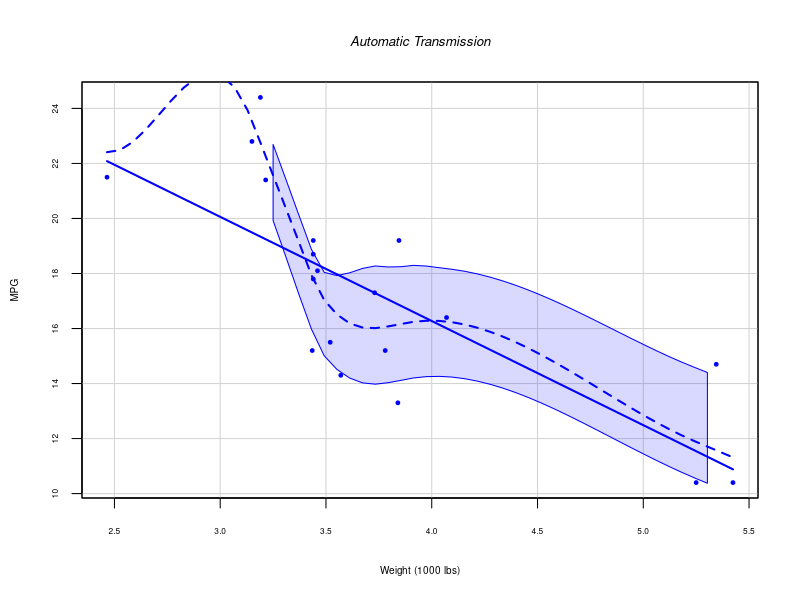
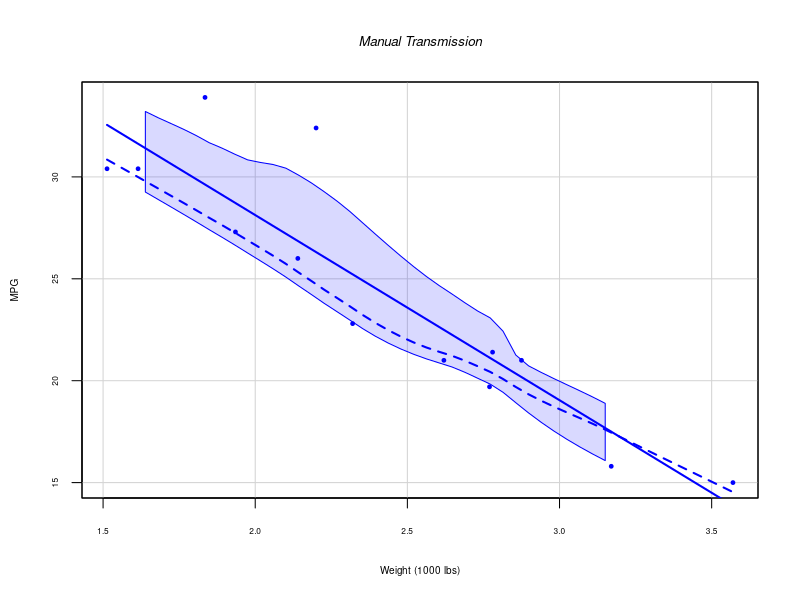
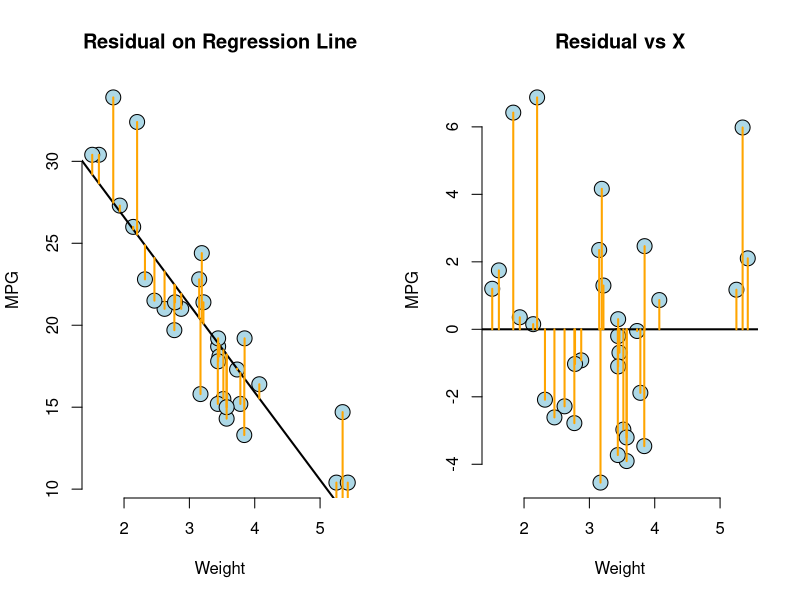

Here is the R script that generated these plots, in order:
## ---- chunk 1
knitr::opts_chunk$set(echo = TRUE)
## ---- chunk 2
split.data <- split(mtcars, as.factor(mtcars$am))
auto.trans <- split.data$`0`
manual.trans <- split.data$`1`
## ---- chunk 3
auto.fit.wt <- lm(formula = mpg ~ wt, data = auto.trans)
manual.fit.wt <- lm(formula = mpg ~ wt, data = manual.trans)
## ---- chunk 4
auto.fit.wt.hp <- lm(formula = mpg ~ wt + hp, data = auto.trans)
manual.fit.wt.hp <- lm(formula = mpg ~ wt + hp, data = manual.trans)
auto.fit.wt_hp <- lm(formula = mpg ~ wt + hp + wt:hp, data = auto.trans)
manual.fit.wt_hp <- lm(formula = mpg ~ wt + hp + wt:hp, data = manual.trans)
## ---- chunk 5
library(car)
scatterplot(mpg ~ wt, data = auto.trans, boxplots = FALSE, spread = FALSE, smoother.args=list(lty=2), pch=19, main="Automatic Transmission", xlab="Weight (1000 lbs)", ylab = "MPG", cex = .5, cex.main = .8, font.main = 3, cex.axis = .5, cex.lab = .6)
## ---- chunk 6
library(car)
scatterplot(mpg ~ wt, data = manual.trans, boxplots = FALSE, spread = FALSE, smoother.args=list(lty=2), pch=19, main="Manual Transmission", xlab="Weight (1000 lbs)", ylab = "MPG", cex = .5, cex.main = .8, font.main = 3, cex.axis = .5, cex.lab = .6)
## ---- chunk 7
# get data
y <- mtcars$mpg; x <- mtcars$wt; n <-length(y)
# linear regression
fit <-lm(y ~ x)
# calculate residual
e <-resid(fit)
# calculate predicted values
yhat <-predict(fit)
# create 1 x 2 panel plot
par(mfrow=c(1, 2))
# plot residuals on regression line
plot(x, y, xlab = "Weight", ylab = "MPG", bg = "lightblue",col = "black", cex = 2, pch = 21,frame = FALSE,main = "Residual on Regression Line")
# draw linear regression line
abline(fit, lwd = 2)
# draw red lines from data points to regression line
for (i in 1 : n)
        {
        lines(c(x[i], x[i]),c(y[i], yhat[i]), col = "orange" , lwd = 2)
        }
# plot residual vs x
plot(x, e, xlab = "Weight", ylab = "MPG", bg = "lightblue",col = "black", cex = 2, pch = 21,frame = FALSE,main = "Residual vs X")
# draw horizontal line
abline(h = 0, lwd = 2)
# draw red lines from residual to x axis
for (i in 1 : n)
        {
        lines(c(x[i], x[i]),c(e[i], 0), col = "orange" , lwd = 2)
        }
## ---- chunk 8
library(knitr)
Transmission <- c("Automatic","Manual")
Weight <- c(round(summary(auto.fit.wt)$r.squared, 3), round(summary(manual.fit.wt)$r.squared, 3))
WtAndHp <- c(round(summary(auto.fit.wt.hp)$r.squared, 3), round(summary(manual.fit.wt.hp)$r.squared, 3))
WtByHp <- c(round(summary(auto.fit.wt_hp)$r.squared, 3), round(summary(manual.fit.wt_hp)$r.squared, 3))
theTable <- data.frame(Transmission, Weight, WtAndHp, WtByHp)
rownames(theTable) <- NULL
colnames(theTable) <- c("Transmission", "~wt", "~wt + hp", "~wt + hp + wt:hp")
kable(theTable)
## ---- chunk 9
library(knitr)
Transmission <- c("Automatic","Manual")
Intercept <- c(round(summary(auto.fit.wt)$coef[1], 3), round(summary(manual.fit.wt)$coef[1], 3))
Weight <- c(round(summary(auto.fit.wt)$coef[2], 3), round(summary(manual.fit.wt)$coef[2], 3))
theTable <- data.frame(Transmission, Intercept, Weight)
rownames(theTable) <- NULL
kable(theTable)
## ---- chunk 10
library(knitr)
Transmission <- c("Automatic","Manual")
Intercept <- c(round(summary(auto.fit.wt.hp)$coef[1], 3), round(summary(manual.fit.wt.hp)$coef[1], 3))
Weight <- c(round(summary(auto.fit.wt.hp)$coef[2], 3), round(summary(manual.fit.wt.hp)$coef[2], 3))
Horsepower <- c(round(summary(auto.fit.wt.hp)$coef[3], 3), round(summary(manual.fit.wt.hp)$coef[3], 3))
theTable <- data.frame(Transmission, Intercept, Weight, Horsepower)
rownames(theTable) <- NULL
kable(theTable)
## ---- chunk 11
library(knitr)
Transmission <- c("Automatic","Manual")
Intercept <- c(round(summary(auto.fit.wt_hp)$coef[1], 3), round(summary(manual.fit.wt_hp)$coef[1], 3))
Weight <- c(round(summary(auto.fit.wt_hp)$coef[2], 3), round(summary(manual.fit.wt_hp)$coef[2], 3))
Horsepower <- c(round(summary(auto.fit.wt_hp)$coef[3], 3), round(summary(manual.fit.wt_hp)$coef[3], 3))
HorsepowerByWeight <- c(round(summary(auto.fit.wt_hp)$coef[4], 3), round(summary(manual.fit.wt_hp)$coef[4], 3))
theTable <- data.frame(Transmission, Intercept, Weight, Horsepower, HorsepowerByWeight)
rownames(theTable) <- NULL
kable(theTable)
